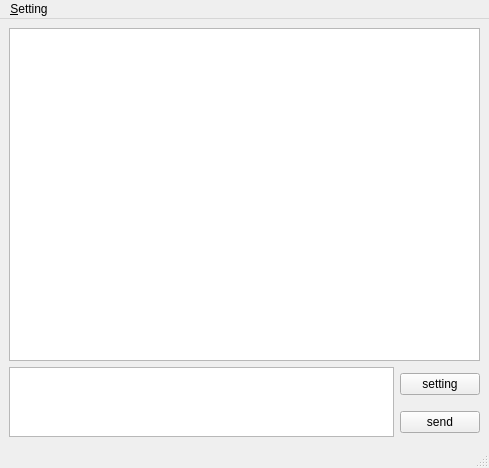
<?xml version="1.0" encoding="UTF-8"?>
<ui version="4.0">
 <class>MainWindow</class>
 <widget class="QMainWindow" name="MainWindow">
  <property name="geometry">
   <rect>
    <x>0</x>
    <y>0</y>
    <width>489</width>
    <height>468</height>
   </rect>
  </property>
  <property name="windowTitle">
   <string>MainWindow</string>
  </property>
  <widget class="QWidget" name="centralwidget">
   <layout class="QGridLayout" name="gridLayout">
    <item row="0" column="0" colspan="2">
     <widget class="QTextEdit" name="output_text"/>
    </item>
    <item row="1" column="0" rowspan="2">
     <widget class="QPlainTextEdit" name="input_text">
      <property name="plainText">
       <string/>
      </property>
     </widget>
    </item>
    <item row="1" column="1">
     <widget class="QPushButton" name="setting_btn">
      <property name="enabled">
       <bool>true</bool>
      </property>
      <property name="text">
       <string>setting</string>
      </property>
     </widget>
    </item>
    <item row="2" column="1">
     <widget class="QPushButton" name="send_btn">
      <property name="text">
       <string>send</string>
      </property>
     </widget>
    </item>
   </layout>
  </widget>
  <widget class="QMenuBar" name="menubar">
   <property name="geometry">
    <rect>
     <x>0</x>
     <y>0</y>
     <width>489</width>
     <height>21</height>
    </rect>
   </property>
   <widget class="QMenu" name="menu_Setting">
    <property name="title">
     <string>&amp;Setting</string>
    </property>
   </widget>
   <addaction name="menu_Setting"/>
  </widget>
  <widget class="QStatusBar" name="statusbar"/>
 </widget>
 <resources/>
 <connections>
  <connection>
   <sender>send_btn</sender>
   <signal>clicked()</signal>
   <receiver>input_text</receiver>
   <slot>setFocus()</slot>
   <hints>
    <hint type="sourcelabel">
     <x>479</x>
     <y>434</y>
    </hint>
    <hint type="destinationlabel">
     <x>367</x>
     <y>438</y>
    </hint>
   </hints>
  </connection>
 </connections>
</ui>
